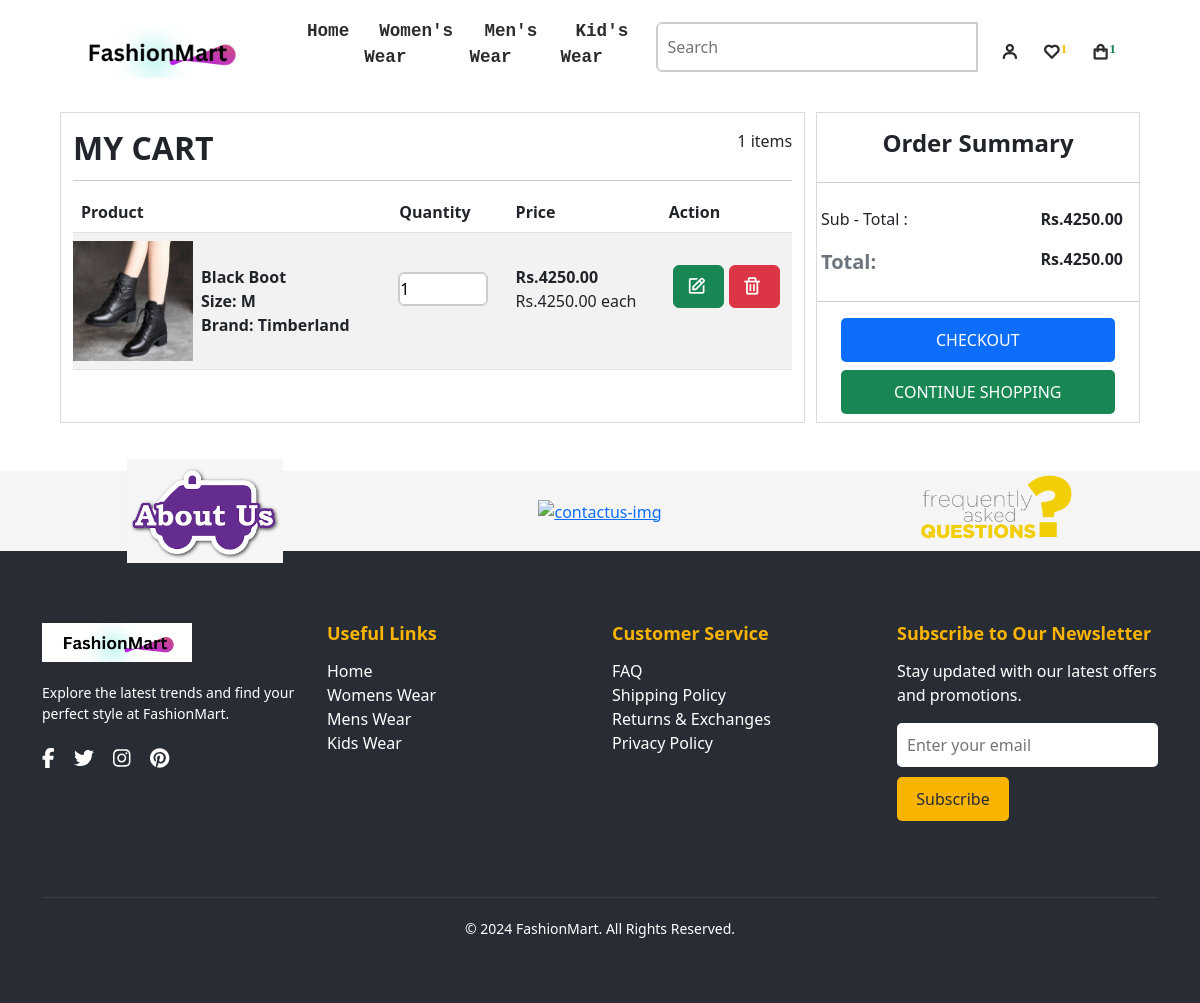
The app's page /cart/ (signed in), older data.
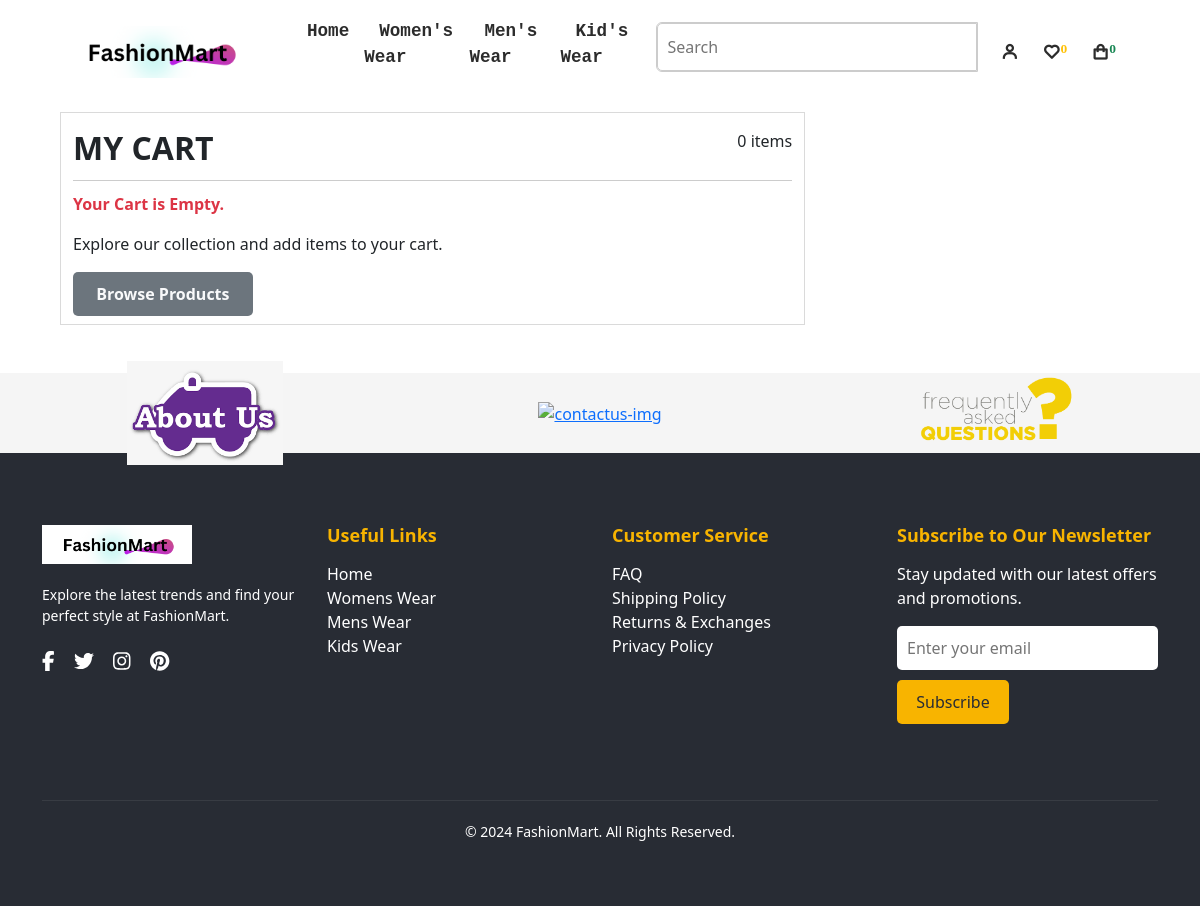
The same page, newer data.
### myeSite/models.py (models this page shows, shortened)
class CartSystem(models.Model):
    user = models.ForeignKey(User, on_delete=models.CASCADE)
    product = models.ForeignKey(Product, on_delete=models.CASCADE)
    quantity = models.PositiveIntegerField(default=1)
    size = models.CharField(max_length=50)
    brand = models.ForeignKey(Brand, on_delete=models.CASCADE)

class Product(models.Model):
    name = models.CharField(max_length=255)
    code = models.CharField(max_length=8, default='361SVT', blank=True, null=True)
    description = models.TextField()
    stock_status = models.CharField(max_length=50, default='In Stock')
    old_price = models.DecimalField(max_digits=10, decimal_places=2, default=500,  null=True, blank=True)
    new_price = models.DecimalField(max_digits=10, decimal_places=2, default=400, null=False, blank=False)
    discount_price = models.DecimalField(max_digits=10, decimal_places=2, default=100,  null=True, blank=True)
    brand = models.ForeignKey(Brand, on_delete=models.CASCADE)
    category = models.ForeignKey(Category, on_delete=models.CASCADE)
    subcategory = models.ForeignKey(Subcategory, on_delete=models.CASCADE)
    image = models.ImageField(upload_to='product_images/')
    sizes = models.ManyToManyField(Size)
    isnew = models.BooleanField(default=False)
    is_featured = models.BooleanField(default=False)
    search_keywords = models.CharField(max_length=100, blank=True, null=True, default="search_keyword_here")

class Brand(models.Model):
    name = models.CharField(max_length=255)

### myeSite/views.py (the view)
# urls.py: path('cart/', views.cart, name='cart'),
def cart(request):
    if request.user.is_authenticated:
        cart_items = CartSystem.objects.filter(user=request.user).order_by('-id')
        for item in cart_items:
            item.total_price = item.quantity * item.product.new_price
    else:
        cart_items = []
        return redirect('login')
    context = {
        'cart_items': cart_items,
    }
    return render(request, 'myeSite/cart_and_wishlist/cart.html', context)

### myeSite/context_processors.py (called while the page is built)
def categories_processor(request):
    categories = Category.objects.all().prefetch_related('subcategories')
    return {'categories': categories}

def wishlist_item_count(request):
    if request.user.is_authenticated:
        wishlist_item_count = Wishlist.objects.filter(user=request.user).count()
    else:
        wishlist_item_count = 0
    return {'wishlist_item_count': wishlist_item_count}

### myeSite/templates/myeSite/cart_and_wishlist/cart.html (shortened to what this page needs)
{% extends "main.html" %}
{% load static %}
{% block cart %}
<div class="cart-outerdiv">
    <div class="cart-details">
        <div class="container mt-3">
            <div class="product_heading d-flex justify-content-between">
                <h2 class="text-dark fw-bold">MY CART</h2>
                <span class="fw-light">{{request.cart_items|length}} items</span>
            </div>
            {% if request.cart_items %}
            <table class="table table-striped table-hover">
                <thead class="thead-dark">
                    <tr>
                        <th>Product</th>
                        <th>Quantity</th>
                        <th>Price</th>
                        <th>Action</th>
                    </tr>
                </thead>
                <tbody>
                    {% for item in cart_items %}
                    <tr>
                        <td>
                            <div class="product_image d-flex align-items-center">
                                <img src="{{item.product.image.url}}" alt="">
                                <div class="image_info ms-2">
                                    <p class="mb-0 m-0 fw-bold">{{ item.product.name }} </p>
                                    <p class="mb-0 m-0 fw-semibold sizeBrand">Size: {{ item.size }}</p>
                                    <p class="mb-0 m-0 fw-semibold sizeBrand">Brand: {{ item.product.brand.name }}</p>
                                </div>
                            </div>
                        </td>
                        <td>
                            <div class="product_quantity">
                                <input type="number" value="{{item.quantity}}" readonly>
                            </div>
                        </td>
                        <td>
                            <div class="product_price">
                                <p class="mb-0 mt-4 fw-bold ms-0">Rs.{{ item.total_price }}</p>
                                <span class="mt-0 ms-0 fw-light">Rs.{{item.product.new_price}} each</span>
                            </div>
                        </td>
                        <td>
                            <div class="cart_action d-flex align-items-center justify-content-evenly">
                                <button type="submit" class="btn btn-success ms-0 mt-4"><a href="{% url 'itemsDetail' item.product.id %}"><i class='bx bx-edit'></i></a></button>
                                <form method="POST" action="{% url 'remove_from_cart' %}">
                                    <button type="submit" class="btn btn-danger ms-0 mt-4"><i class='bx bx-trash'></i></button>
                                </form>
                            </div>
                        </td>
                    </tr>
                    {% endfor %}
                </tbody>
            </table>
            {% else %}
            <p class="text-danger ms-0 fw-bold">Your Cart is Empty.</p>
            <p class="ms-0">Explore our collection and add items to your cart.</p>
            <button class='ms-0 bg bg-secondary mb-2'><a href="{% url 'index' %}" id="browseProduct" class="text-light fw-bold">Browse Products</a></button>
            {% endif %}
        </div>
    </div>
    {% if request.cart_items %}
    <div class="cart_summary h-50">
        <h4 class="text-dark fw-bold text-center mb-4">Order Summary</h4>
        <div class="total_price">
            <div class="subtotal d-flex justify-content-between">
                <p class="text-dark ms-1 fw-light">Sub - Total :</p>
                <p class="text-dark fw-semibold me-3">Rs.{{request.cart_summary.subtotal}}</p>
            </div>
            <div class="subtotal d-flex justify-content-between">
                <p class="text-secondary ms-1 fw-semibold fs-5">Total:</p>
                <p class="text-dark fw-semibold me-3">Rs.{{request.cart_summary.total}}</p>
            </div>
        </div>
            <button class="mb-2 bg-primary"><a href="{% url 'shipping_address' %}">CHECKOUT</a></button><br>
            <button class="mt-0 mb-2 bg-success"><a href="/">CONTINUE SHOPPING</a></button>
    </div>
    {% endif %}
</div>
{% endblock %}

Row changes from the older to the newer data that the page shows:
removed CartSystem: product.image (picture), product.name "Black Boot", size "M", product.brand.name "Timberland", quantity "1", total_price "4250.00", product.new_price "4250.00"
Text that changed along with them:
{{ wishlist_item_count }}: "1" → "0"
{{ request.cart_items|length }}: "1" → "0"
{{ request.cart_summary.subtotal }}: "4250.00" → (not shown)
{{ request.cart_summary.total }}: "4250.00" → (not shown)
text no longer shown: "Product Quantity Price Action Order Summary Sub - Total : Rs. Total: Rs. CHECKOUT CONTINUE SHOPPING"
text now shown: "Your Cart is Empty. Explore our collection and add items to your cart. Browse Products"
